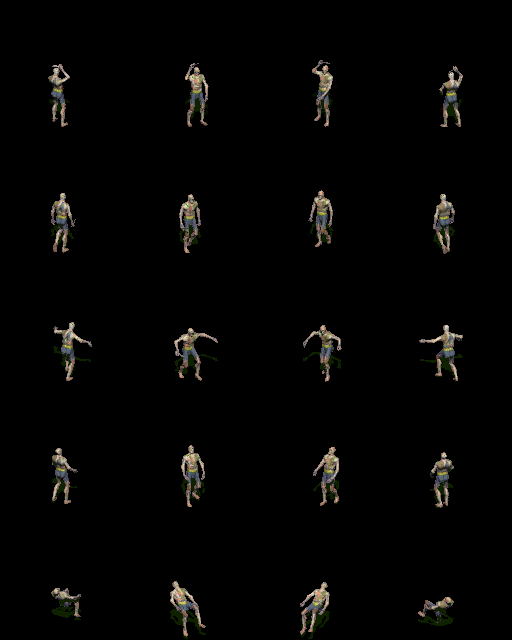

A level layout from a 2D game, rendered from its tile map. Below: a short description, then the map file with tile-grid data replaced by summaries:
An orthogonal 4x5 tile map with 128x128 px tiles, 1 tile layer (Capa de Patrones 1).

<map version="1.0" orientation="orthogonal" renderorder="right-down" width="4" height="5" tilewidth="128" tileheight="128" nextobjectid="1">
 <tileset firstgid="1" name="Ghouls_Melee" tilewidth="128" tileheight="128" tilecount="256" columns="16">
  <image source="Ghouls_Melee.png" width="2048" height="2048" />
  <tile id="0">
   <properties>
    <property name="idle" value="top_right" />
   </properties>
   <animation>
    <frame tileid="0" duration="100" />
    <frame tileid="1" duration="100" />
    <frame tileid="2" duration="100" />
    <frame tileid="3" duration="100" />
    <frame tileid="4" duration="100" />
    <frame tileid="5" duration="100" />
    <frame tileid="6" duration="100" />
    <frame tileid="7" duration="100" />
    <frame tileid="8" duration="100" />
    <frame tileid="9" duration="100" />
    <frame tileid="10" duration="100" />
    <frame tileid="11" duration="100" />
    <frame tileid="12" duration="100" />
    <frame tileid="13" duration="100" />
   </animation>
  </tile>
  <tile id="16">
   <properties>
    <property name="idle" value="bottom_right" />
   </properties>
   <animation>
    <frame tileid="16" duration="100" />
    <frame tileid="17" duration="100" />
    <frame tileid="18" duration="100" />
    <frame tileid="19" duration="100" />
    <frame tileid="20" duration="100" />
    <frame tileid="21" duration="100" />
    <frame tileid="22" duration="100" />
    <frame tileid="23" duration="100" />
    <frame tileid="24" duration="100" />
    <frame tileid="25" duration="100" />
    <frame tileid="26" duration="100" />
    <frame tileid="27" duration="100" />
    <frame tileid="28" duration="100" />
    <frame tileid="29" duration="100" />
   </animation>
  </tile>
  <tile id="32">
   <properties>
    <property name="idle" value="bottom_left" />
   </properties>
   <animation>
    <frame tileid="32" duration="100" />
    <frame tileid="33" duration="100" />
    <frame tileid="34" duration="100" />
    <frame tileid="35" duration="100" />
    <frame tileid="36" duration="100" />
    <frame tileid="37" duration="100" />
    <frame tileid="38" duration="100" />
    <frame tileid="39" duration="100" />
    <frame tileid="40" duration="100" />
    <frame tileid="41" duration="100" />
    <frame tileid="42" duration="100" />
    <frame tileid="43" duration="100" />
    <frame tileid="44" duration="100" />
    <frame tileid="45" duration="100" />
   </animation>
  </tile>
  <tile id="48">
   <properties>
    <property name="idle" value="top_left" />
   </properties>
   <animation>
    <frame tileid="48" duration="100" />
    <frame tileid="49" duration="100" />
    <frame tileid="50" duration="100" />
    <frame tileid="51" duration="100" />
    <frame tileid="52" duration="100" />
    <frame tileid="53" duration="100" />
    <frame tileid="54" duration="100" />
    <frame tileid="55" duration="100" />
    <frame tileid="56" duration="100" />
    <frame tileid="57" duration="100" />
    <frame tileid="58" duration="100" />
    <frame tileid="59" duration="100" />
    <frame tileid="60" duration="100" />
    <frame tileid="61" duration="100" />
   </animation>
  </tile>
  <tile id="64">
   <properties>
    <property name="walk" value="top_right" />
   </properties>
   <animation>
    <frame tileid="64" duration="100" />
    <frame tileid="65" duration="100" />
    <frame tileid="66" duration="100" />
    <frame tileid="67" duration="100" />
    <frame tileid="68" duration="100" />
    <frame tileid="69" duration="100" />
    <frame tileid="70" duration="100" />
    <frame tileid="71" duration="100" />
    <frame tileid="72" duration="100" />
   </animation>
  </tile>
  <tile id="74">
   <properties>
    <property name="die" value="top_right" />
   </properties>
   <animation>
    <frame tileid="74" duration="100" />
    <frame tileid="75" duration="100" />
    <frame tileid="76" duration="100" />
    <frame tileid="77" duration="100" />
    <frame tileid="78" duration="100" />
   </animation>
  </tile>
  <tile id="80">
   <properties>
    <property name="walk" value="bottom_right" />
   </properties>
   <animation>
    <frame tileid="80" duration="100" />
    <frame tileid="81" duration="100" />
    <frame tileid="82" duration="100" />
    <frame tileid="83" duration="100" />
    <frame tileid="84" duration="100" />
    <frame tileid="85" duration="100" />
    <frame tileid="86" duration="100" />
    <frame tileid="87" duration="100" />
    <frame tileid="88" duration="100" />
   </animation>
  </tile>
  <tile id="90">
   <properties>
    <property name="die" value="bottom_right" />
   </properties>
   <animation>
    <frame tileid="90" duration="100" />
    <frame tileid="91" duration="100" />
    <frame tileid="92" duration="100" />
    <frame tileid="93" duration="100" />
    <frame tileid="94" duration="100" />
   </animation>
  </tile>
  <tile id="96">
   <properties>
    <property name="walk" value="bottom_left" />
   </properties>
   <animation>
    <frame tileid="96" duration="100" />
    <frame tileid="97" duration="100" />
    <frame tileid="98" duration="100" />
    <frame tileid="99" duration="100" />
    <frame tileid="100" duration="100" />
    <frame tileid="101" duration="100" />
    <frame tileid="102" duration="100" />
    <frame tileid="103" duration="100" />
    <frame tileid="104" duration="100" />
   </animation>
  </tile>
  <tile id="106">
   <properties>
    <property name="die" value="bottom_left" />
   </properties>
   <animation>
    <frame tileid="106" duration="100" />
    <frame tileid="107" duration="100" />
    <frame tileid="108" duration="100" />
    <frame tileid="109" duration="100" />
    <frame tileid="110" duration="100" />
   </animation>
  </tile>
  <tile id="112">
   <properties>
    <property name="walk" value="top_left" />
   </properties>
   <animation>
    <frame tileid="112" duration="100" />
    <frame tileid="113" duration="100" />
    <frame tileid="114" duration="100" />
    <frame tileid="115" duration="100" />
    <frame tileid="116" duration="100" />
    <frame tileid="117" duration="100" />
    <frame tileid="118" duration="100" />
    <frame tileid="119" duration="100" />
    <frame tileid="120" duration="100" />
   </animation>
  </tile>
  <tile id="122">
   <properties>
    <property name="die" value="top_left" />
   </properties>
   <animation>
    <frame tileid="122" duration="100" />
    <frame tileid="123" duration="100" />
    <frame tileid="124" duration="100" />
    <frame tileid="125" duration="100" />
    <frame tileid="126" duration="100" />
   </animation>
  </tile>
  <tile id="128">
   <properties>
    <property name="attack" value="top_right" />
   </properties>
   <animation>
    <frame tileid="128" duration="100" />
    <frame tileid="129" duration="100" />
    <frame tileid="130" duration="100" />
    <frame tileid="131" duration="100" />
    <frame tileid="132" duration="100" />
    <frame tileid="133" duration="100" />
    <frame tileid="134" duration="100" />
    <frame tileid="135" duration="100" />
    <frame tileid="136" duration="100" />
   </animation>
  </tile>
  <tile id="144">
   <properties>
    <property name="attack" value="bottom_right" />
   </properties>
   <animation>
    <frame tileid="144" duration="100" />
    <frame tileid="145" duration="100" />
    <frame tileid="146" duration="100" />
    <frame tileid="147" duration="100" />
    <frame tileid="148" duration="100" />
    <frame tileid="149" duration="100" />
    <frame tileid="150" duration="100" />
    <frame tileid="151" duration="100" />
    <frame tileid="152" duration="100" />
   </animation>
  </tile>
  <tile id="160">
   <properties>
    <property name="attack" value="bottom_left" />
   </properties>
   <animation>
    <frame tileid="160" duration="100" />
    <frame tileid="161" duration="100" />
    <frame tileid="162" duration="100" />
    <frame tileid="163" duration="100" />
    <frame tileid="164" duration="100" />
    <frame tileid="165" duration="100" />
    <frame tileid="166" duration="100" />
    <frame tileid="167" duration="100" />
    <frame tileid="168" duration="100" />
   </animation>
  </tile>
  <tile id="176">
   <properties>
    <property name="attack" value="top_left" />
   </properties>
   <animation>
    <frame tileid="176" duration="100" />
    <frame tileid="177" duration="100" />
    <frame tileid="178" duration="100" />
    <frame tileid="179" duration="100" />
    <frame tileid="180" duration="100" />
    <frame tileid="181" duration="100" />
    <frame tileid="182" duration="100" />
    <frame tileid="183" duration="100" />
    <frame tileid="184" duration="100" />
   </animation>
  </tile>
  <tile id="192">
   <properties>
    <property name="hit" value="top_right" />
   </properties>
   <animation>
    <frame tileid="192" duration="100" />
    <frame tileid="193" duration="100" />
    <frame tileid="194" duration="100" />
    <frame tileid="195" duration="100" />
    <frame tileid="196" duration="100" />
    <frame tileid="197" duration="100" />
    <frame tileid="198" duration="100" />
    <frame tileid="199" duration="100" />
   </animation>
  </tile>
  <tile id="208">
   <properties>
    <property name="hit" value="bottom_right" />
   </properties>
   <animation>
    <frame tileid="208" duration="100" />
    <frame tileid="209" duration="100" />
    <frame tileid="210" duration="100" />
    <frame tileid="211" duration="100" />
    <frame tileid="212" duration="100" />
    <frame tileid="213" duration="100" />
    <frame tileid="214" duration="100" />
    <frame tileid="215" duration="100" />
   </animation>
  </tile>
  <tile id="224">
   <properties>
    <property name="hit" value="bottom_left" />
   </properties>
   <animation>
    <frame tileid="224" duration="100" />
    <frame tileid="225" duration="100" />
    <frame tileid="226" duration="100" />
    <frame tileid="227" duration="100" />
    <frame tileid="228" duration="100" />
    <frame tileid="229" duration="100" />
    <frame tileid="230" duration="100" />
    <frame tileid="231" duration="100" />
   </animation>
  </tile>
  <tile id="240">
   <properties>
    <property name="hit" value="top_left" />
   </properties>
   <animation>
    <frame tileid="240" duration="100" />
    <frame tileid="241" duration="100" />
    <frame tileid="242" duration="100" />
    <frame tileid="243" duration="100" />
    <frame tileid="244" duration="100" />
    <frame tileid="245" duration="100" />
    <frame tileid="246" duration="100" />
    <frame tileid="247" duration="100" />
   </animation>
  </tile>
 </tileset>
 <layer name="Capa de Patrones 1" width="4" height="5">
  <data>[20 cells, 20 non-empty, 20 distinct tile ids]</data>
 </layer>
</map>
